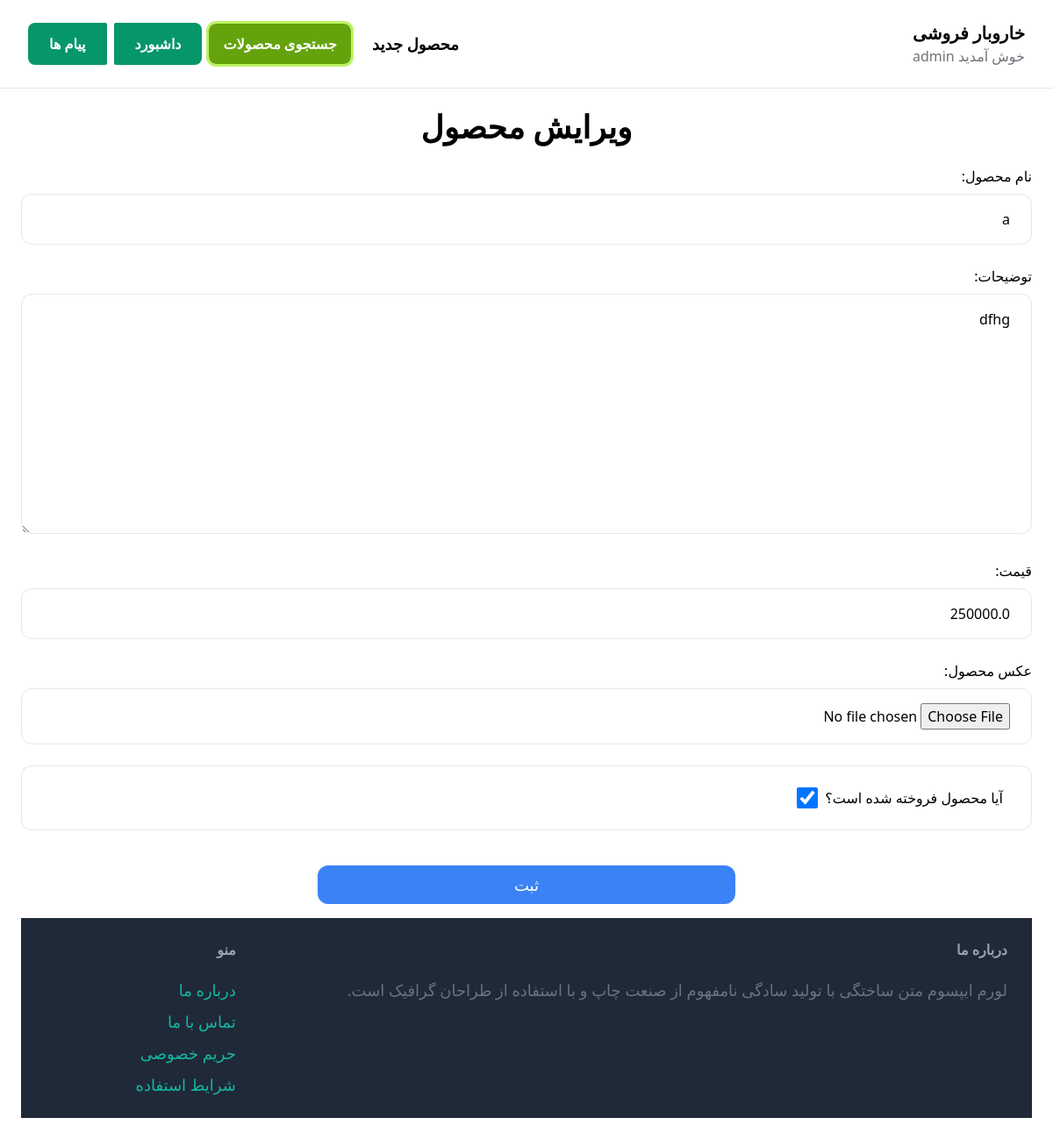
Page /items/32/edit (signed in) on the earlier database version.
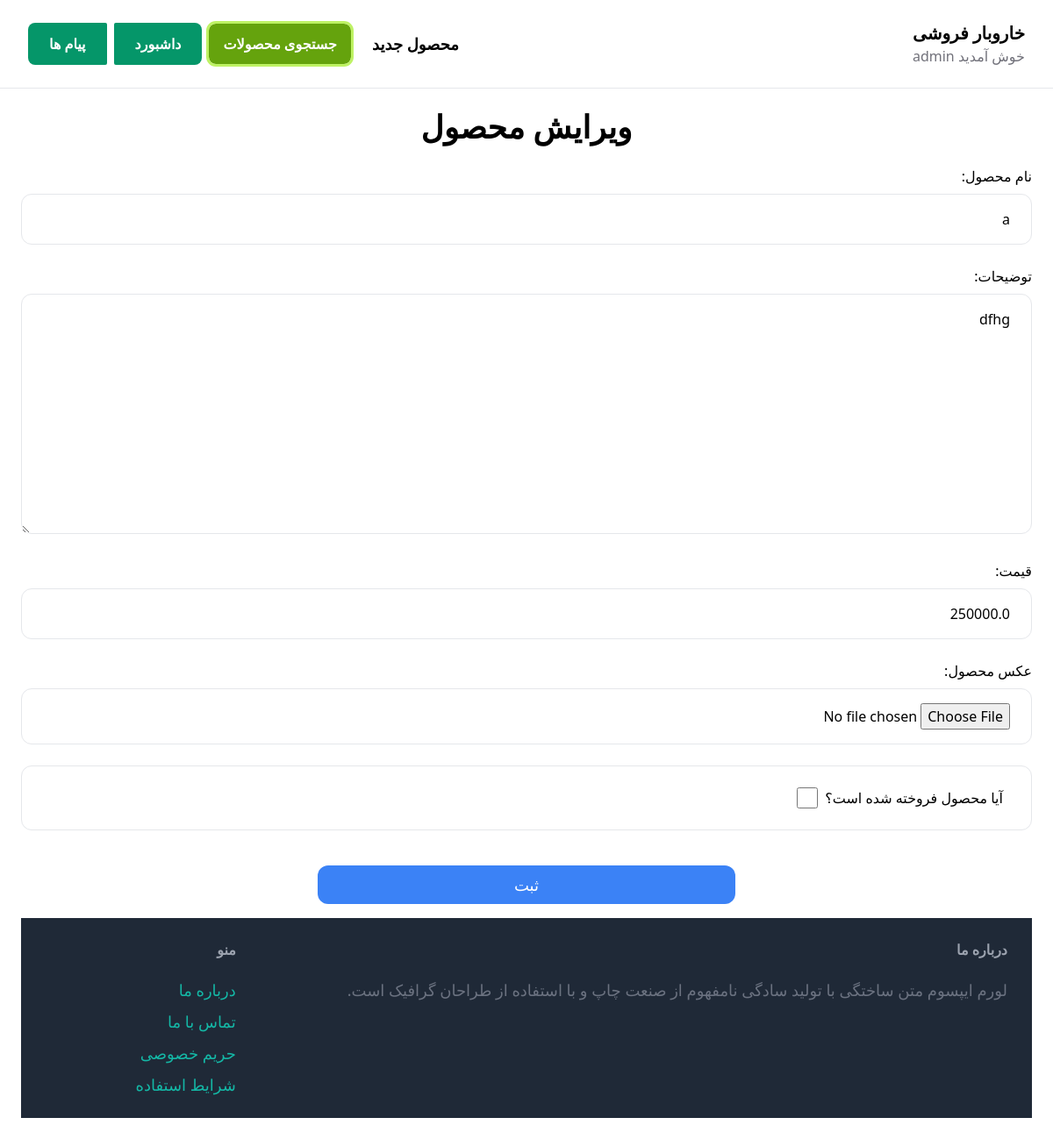
Same page on the later database version.
### item/models.py (models this page shows, shortened)
class Item(models.Model):
    category = models.ForeignKey(Category , related_name='items',on_delete=models.CASCADE,verbose_name='دسته بندی')
    name = models.CharField(max_length=255,verbose_name='نام محصول')
    description = models.TextField(blank=True, null=True,verbose_name='توضیحات')
    price = models.FloatField(verbose_name='قیمت')
    image   = models.ImageField(upload_to='item_images', blank=True, null=True,verbose_name='عکس محصول')
    is_sold = models.BooleanField(default=False,verbose_name='آیا محصول فروخته شده است؟')
    is_deleted = models.BooleanField(default=False)
    created_by = models.ForeignKey(User, related_name='items', on_delete=models.CASCADE)
    created_at = jmodels.jDateTimeField(auto_now_add=True)
    is_approved = models.BooleanField(default=False)

### item/views.py (the view)
# urls.py: path('<int:pk>/edit', views.edit_item , name='edit'),
@login_required
def edit_item(request, pk):
    item = get_object_or_404(Item, pk=pk, created_by=request.user or request.user==request.user.is_superuser) #TODO این شرطشو درست کنم ادمین بتونه ادیت کنه
    if request.method == 'POST':
        form = EditItemForm(request.POST, request.FILES, instance=item)
        if form.is_valid():
            form.save(commit=True)
            return redirect('item:detail', pk=item.id)
    else:
        form = EditItemForm(instance=item)
    return render(request, 'item/form.html',{
        'form' : form ,
        'title': 'ویرایش محصول',
})

### item/forms.py
class EditItemForm(forms.ModelForm):
    class Meta:
        model = Item
        fields = ('name', 'description', 'price', 'image', 'is_sold' )
        widgets = {
            'name': forms.TextInput(attrs={
                'class': INPUT_CLASSES
            }),
            'description': forms.Textarea(attrs={
                'class': INPUT_CLASSES
            }),
             'price': forms.TextInput(attrs={
                'class': INPUT_CLASSES,
                'value': 0
            }),
            'image': forms.FileInput(attrs={
                'class': INPUT_CLASSES
            }),
            'is_sold': forms.CheckboxInput(attrs={
                'class': "checked:bg-blue-500 w-6 h-6 text-blue-600 border-gray-300 rounded focus:ring-transparent"
            })
        }

### item/templates/item/form.html (shortened to what this page needs)
{% extends "core/base.html" %}
{% block content %}
<center><h1 class='mb-6 mx-0 text-4xl font-bold '>{{ title }}</h1></center>
<form action="" enctype="multipart/form-data" method="POST">
    <div class="space-y-4">
        {% for field in form %}
            {% if field.name == 'is_sold' %}
                <div class="py-4 px-6 rounded-xl border w-full">
                    <label for="{{ field.id_for_label }}" class="flex items-center">
                        <span class="m-2">{{ field.label }}</span>
                        {{ field }}
                    </label>
                </div>
            {% else %}
                <div>
                    {{ field.label_tag }}
                    {{ field }}
                </div>
            {% endif %}
        {% endfor %}
    <div>
    <center><button type="submit" class="mt-6 py-2 px- lg:px-56 text-lg bg-blue-500
     hover:bg-blue-700 rounded-xl text-white">ثبت</button><center>
</form>
{% endblock %}

Differences in the rows shown:
changed Item "dfhg": is_sold "☑" → "☐"
